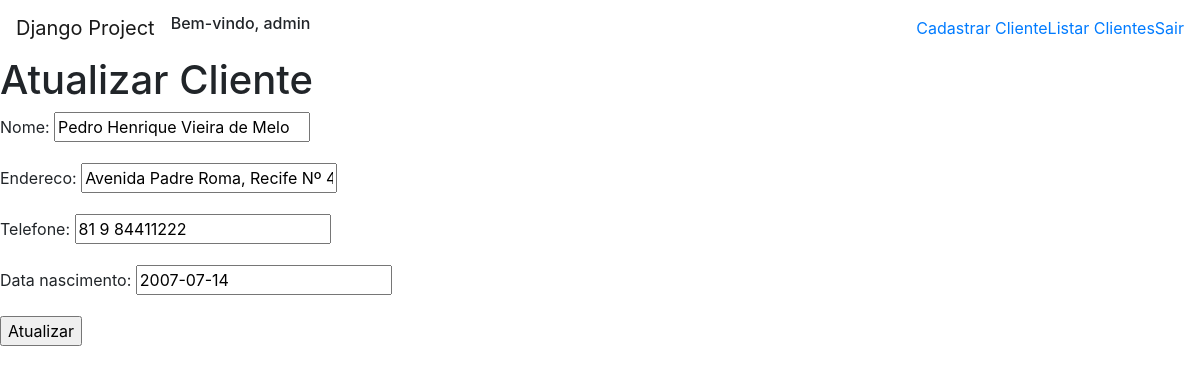
Screenshot of /atualizar/6 (signed in) with the database file from the repository.
### application/models.py (models this page shows, shortened)
class Cliente(models.Model):
    nome = models.CharField(max_length=100)
    endereco = models.CharField(max_length=200)
    telefone = models.CharField(max_length=15)
    data_nascimento = models.DateField()
    data_cadastro = models.DateTimeField(default=timezone.now)
    class Meta:
        ordering = ('data_cadastro',)

### application/views.py (the view)
# urls.py: path('atualizar/<int:pk>', views.ClienteUpdateView.as_view(), name='atualizarCliente'),
class ClienteUpdateView(LoginRequiredMixin, UpdateView):
    login_url = reverse_lazy('login')
    model = Cliente
    fields = ['nome', 'endereco', 'telefone', 'data_nascimento']
    template_name = 'cliente/atualizarCliente.html'
    success_url = reverse_lazy('listarClientes')

### application/templates/cliente/atualizarCliente.html (shortened to what this page needs)
{% extends 'base.html' %}
{% block content %}
    <h1>Atualizar Cliente</h1>
    <form method="post"> {% csrf_token %}
        {{form.as_p}}
        <input type="submit" value="Atualizar">
    </form>
{% endblock content %}

### templates/base.html (shortened to what this page needs)
{% load static %}
<!DOCTYPE html>
<html lang="pt-br">
<head>
    <link rel="stylesheet" href="{% static 'css/style.css' %}">
    <link rel="stylesheet" href="https://cdn.jsdelivr.net/npm/bootstrap@4.5.3/dist/css/bootstrap.min.css">
</head>
<body>
    {% if user.is_authenticated %}
        <header>
            <nav class="navbar navbar-expand-sm navbar-light navbar-color">
                <div id="nav-target" class="collapse navbar-collapse">
                    <a href="/" id="pagina-inicial" class="navbar-brand" >Django Project</a>
                        <div  class="bem-vindo">
                            <h6>Bem-vindo, {{user.username}}</h6>
                        </div>
                        <ul class="navbar-nav ml-auto">
                            <li class="nav-item">
                                <a href="{% url 'cadastrarCliente' %}" class="menu-link">Cadastrar Cliente</a>
                            </li>
                            <li class="nav-item">
                                <a href="{% url 'listarClientes' %}" class="menu-link">Listar Clientes</a>
                            </li>
                            <li class="nav-item">
                                <a href="{% url 'logout' %}" class="menu-link">Sair</a>
                            </li>
                        </ul>
                </div>
            </nav>
        </header>
    {%else%}
        <header class="login-title">
            <h1>Django Framework</h1>
        </header>
    {% endif %}
    {% block content %}
    {% endblock content %}
</body>
</html>

### rows the page displays
Cliente: nome "Pedro Henrique Vieira de Melo", endereco "Avenida Padre Roma, Recife Nº 4", telefone "81 9 84411222", data_nascimento "2007-07-14"

### other values shown
{{ user.username }} "admin"
